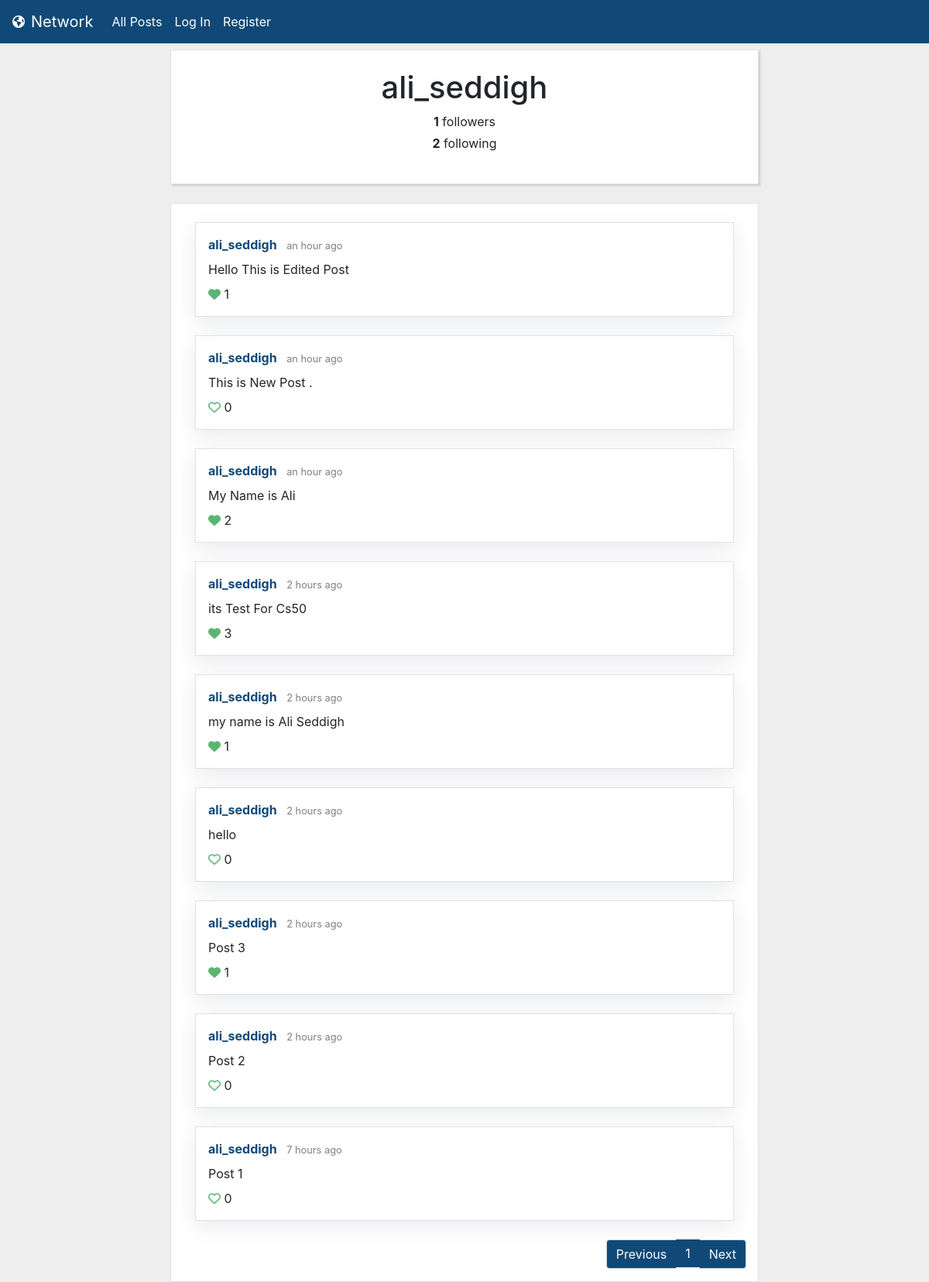
The app's page /profile/1 with its own data.
### network/models.py (models this page shows, shortened)
class User(AbstractUser):
    pass
    following = models.ManyToManyField("self", blank=True, related_name='followers', symmetrical=False)

class Post(models.Model):
    author = models.ForeignKey(User, on_delete=models.CASCADE, related_name="posts")
    content = models.CharField(max_length=10000)
    created_at = models.DateTimeField(auto_now_add=True)
    liked_by = models.ManyToManyField(User, blank=True, related_name="likes")
    def likes(self):
        return self.liked_by.all().count()
    class Meta:
        ordering = ['-created_at']

### network/views.py (the view)
# urls.py: path("profile/<int:user_id>", views.profile, name="profile"),
def profile(request, user_id):
    profile_user = User.objects.get(pk = user_id)
    profile_posts = Post.objects.filter(author=user_id)
    paginator = Paginator(profile_posts, 10)
    page_number = request.GET.get('page', 1)
    page = paginator.get_page(page_number)
    if request.user.is_authenticated:
        following = profile_user.followers.filter(id = request.user.id).exists()
    else:
        following = False
    return render(request, "network/profile.html", {
        "profile_user": profile_user,
        "following": following,
        "following_count": profile_user.following.all().count(),
        "followers_count": profile_user.followers.all().count(),
        "page": page,
        "previous_url": get_previous_url(page),
        "next_url": get_next_url(page)
    })

### network/utilities.py (called while the page is built)
def get_previous_url(page):
    if page.has_previous():
        previous_url = f'?page={page.previous_page_number()}'
    else:
        previous_url = ''
    return previous_url

def get_next_url(page):
    if page.has_next():
        next_url = f'?page={page.next_page_number()}'
    else:
        next_url = ''
    return next_url

### network/templates/network/profile.html (shortened to what this page needs)
{% extends "network/layout.html" %}
{% block body %}
<div class="container">
    <div class="row justify-content-center">
        <div class="col-12 col-lg-8 border my-2 p-4 bg-white text-center box-shadow">
            <h1>{{ profile_user }}</h1>
            <p class="mb-1"><strong>{{ followers_count }}</strong> followers</p>
            <p><strong>{{ following_count }}</strong> following</p>
        </div>
    </div>
    <div class="row justify-content-center">
        <div class="col-12 col-lg-8 mt-0 mt-sm-3 pt-4 border bg-white">
            {% include "network/posts_codeblock.html" %}
        </div>
    </div>
</div>
{% endblock %}

### network/templates/network/layout.html (shortened to what this page needs)
{% load static %}
<!DOCTYPE html>
<html lang="en">
    <head>
        <link rel="stylesheet" href="https://stackpath.bootstrapcdn.com/bootstrap/4.4.1/css/bootstrap.min.css">
        <link href="{% static 'network/styles.css' %}" rel="stylesheet">
    </head>
    <body>
        <nav class="navbar navbar-expand-lg navbar-light" style="background-color: rgb(16, 73, 119);">
            <i style="color: white;" class="fas fa-globe-americas pr-2"></i>
            <a style="color: white;" class="navbar-brand" href="#">Network</a>
            <div class="collapse navbar-collapse" id="navbarSupportedContent">
                <ul class="navbar-nav mr-auto">
                <li class="nav-item">
                    <a class="nav-link" href="{% url 'index' %}">All Posts</a>
                </li>
                {% if user.is_authenticated %}
                    <li class="nav-item">
                        <a class="nav-link" href="{% url 'following' %}">Following</a>
                    </li>
                    <li class="nav-item">
                        <a class="nav-link" href="{% url 'logout' %}">Log Out</a>
                    </li>
                {% else %}
                    <li class="nav-item">
                        <a class="nav-link" href="{% url 'login' %}">Log In</a>
                    </li>
                    <li class="nav-item">
                        <a class="nav-link" href="{% url 'register' %}">Register</a>
                    </li>
                {% endif %}
                </ul>
            </div>
        </nav>
        <div class="body">
            {% block body %}
            {% endblock %}
        </div>
    </body>
</html>

### network/templates/network/posts_codeblock.html (shortened to what this page needs)
{% load humanize %}
{% load static %}
        {% for post in page.object_list %}
        <div class="border box-shadow-posts p-3 mb-4 mx-0 mx-md-3">
            <div class="pb-2" id="post_headline_{{ post.id }}">
                <a href="{% url 'profile' post.author.id %}" class="green-link">
                    <strong style="color: rgb(16, 73, 119);">{{ post.author }}</strong>
                </a>
                <small class="pl-2 text-black-50">{{ post.created_at|naturaltime }}</small>
            </div>
            <div id="post_contentgroup_{{ post.id }}">
                <p id="post_content_{{ post.id }}" class="mb-2">{{ post.content }}</p>
            </div>
            <div id="post_likes_{{ post.id }}">
                {% if user.is_authenticated %}
                <i id="post_likeicon_{{ post.id }}" data-id="{{ post.id }}" class="likeicon likeicon-user fa-heart {% if user in post.liked_by.all %}fas{% else %}far{% endif %}"></i>
                {% else %}
                <i class="likeicon fa-heart {% if post.likes != 0 %}fas{% else %}far{% endif %}"></i>
                {% endif %}
                <span id="post_likecount_{{ post.id }}">{{ post.likes }}</span>
            </div>
        </div>
        {% empty %}
        <div class="p-3 mb-4 mx-0 mx-md-3">
            Oops! No posts found.
            </div>
        {% endfor %}
        {% if page.object_list %}
        <nav aria-label="...">
            <ul class="pagination justify-content-end">
                <li class="page-item {% if not page.has_previous %} disabled {% endif %}">
                    <a class="page-link pagination-green-inactive" href="{{ previous_url }}" tabindex="-1" aria-disabled="true" style="background-color: rgb(16, 73, 119); color: white;">Previous</a>
                </li>
                {% for n in page.paginator.page_range %}
                    {% if n == page.number %}
                    <li class="page-item active" aria-current="page">
                        <span class="page-link" style="background-color: rgb(16, 73, 119); color: white; border: 0;">
                        {{ n }}
                        </span>
                    </li>
                    {% elif n < page.number|add:3 and n > page.number|add:-3 %}
                    <li class="page-item" >
                        <a class="page-link pagination-green-inactive" href="{{GET_params.urlencode}}?page={{ n }}">{{ n }}</a>
                    </li>
                    {% endif %}
                {% endfor %}
                <li class="page-item {% if not page.has_next %} disabled {% endif %}">
                    <a class="page-link pagination-green-inactive" href="{{ next_url }}" style="background-color: rgb(16, 73, 119); color: white;">Next</a>
                </li>
            </ul>
        </nav>
        {% endif %}

### network/static/network/styles.css (style rules this page uses)
body { background-color: #eee; }
a { color: #85A68E; }
.box-shadow { box-shadow: rgba(0, 0, 0, 0.15) 1.95px 1.95px 2.6px; }
.pagination-green-inactive { color: #85A68E; }
.box-shadow-posts { box-shadow: rgba(149, 157, 165, 0.2) 0px 8px 24px; }
.likeicon { color:#5AB572; }

### network/templates/network/layout.html (style rules this page uses)
.nav-link { color: white !important; }

### records on screen
User: username "ali_seddigh"
Post: author "ali_seddigh", created_at "an hour ago", content "Hello This is Edited Post", likes "1"
Post: author "ali_seddigh", created_at "an hour ago", content "This is New Post .", likes "0"
Post: author "ali_seddigh", created_at "an hour ago", content "My Name is Ali", likes "2"
Post: author "ali_seddigh", created_at "2 hours ago", content "its Test For Cs50", likes "3"
Post: author "ali_seddigh", created_at "2 hours ago", content "my name is Ali Seddigh", likes "1"
Post: author "ali_seddigh", created_at "2 hours ago", content "hello", likes "0"
Post: author "ali_seddigh", created_at "2 hours ago", content "Post 3", likes "1"
Post: author "ali_seddigh", created_at "2 hours ago", content "Post 2", likes "0"
Post: author "ali_seddigh", created_at "7 hours ago", content "Post 1", likes "0"

### other values on screen
{{ followers_count }} "1"
{{ following_count }} "2"
{{ n }} "1"
